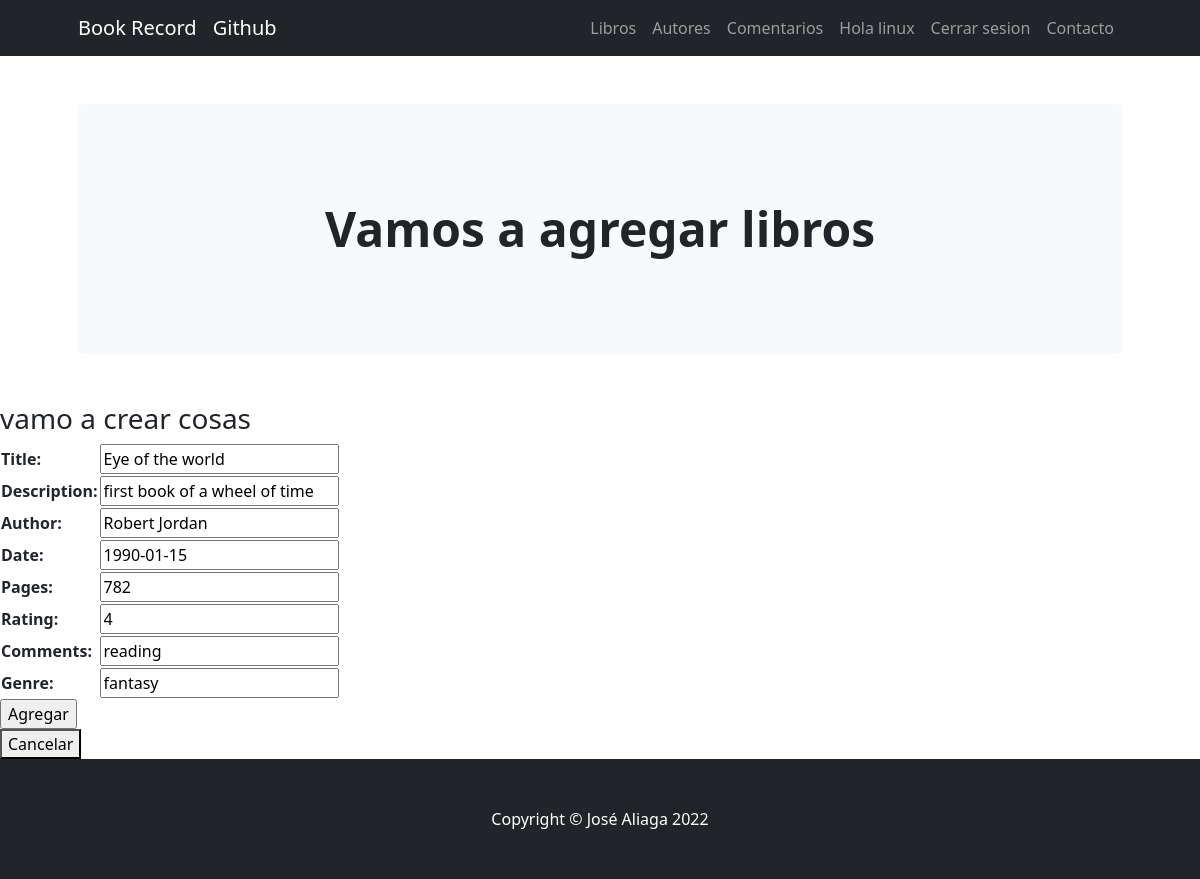
Page /BookRecord/book/edit/2 (signed in) on the committed database.
### BookRecord/models.py (models this page shows, shortened)
class Book(models.Model):
    title = models.CharField(max_length=40)
    description = models.CharField(max_length=400)
    author = models.CharField(max_length=40)
    date = models.DateField(max_length=40)
    pages = models.IntegerField()
    rating = models.IntegerField()
    comments = models.CharField(max_length=40)
    genre = models.CharField(max_length=40)

### BookRecord/views.py (the view)
# urls.py: path('book/edit/<pk>', views.Update_book.as_view(), name='update_book'),
class Update_book(LoginRequiredMixin, UpdateView):
    model = Book
    success_url = '/BookRecord/book/list/'
    fields = ['title','description','author','date','pages','rating','comments','genre']

### BookRecord/template/BookRecord/book_form.html (shortened to what this page needs)
{% extends 'BookRecord/template.html' %}
{% load static %}
{% block changing_content  %}
<header class="py-5">
    <div class="container px-lg-5">
        <div class="p-4 p-lg-5 bg-light rounded-3 text-center">
            <div class="m-4 m-lg-5">
              <h1 class="display-5 fw-bold">Vamos a agregar libros</h1>
            </div>
        </div>
    </div>
</header>
<h3> vamo a crear cosas</h3>
<form method='POST'> {% csrf_token %}
  <table>
  {{ form.as_table }}
  </table>
  <input type='submit' value='Agregar'>
</form>
  <button><a href="{% url 'list_books' %}" style='text-decoration: none; color: #000000' >Cancelar</a></button>
{% endblock %}

### BookRecord/template/BookRecord/template.html (shortened to what this page needs)
<!DOCTYPE html>
<html lang="en">
    <head>
        {% load static %}
        <link href="https://cdn.jsdelivr.net/npm/bootstrap-icons@1.4.1/font/bootstrap-icons.css" rel="stylesheet" />
        <link href="{% static 'BookRecord/css/styles.css' %}" rel="stylesheet" />
    </head>
    <body>
        <nav class="navbar navbar-expand-lg navbar-dark bg-dark">
            <div class="container px-lg-5">
                <a class="navbar-brand" href="{% url 'home' %}">Book Record</a>
                <a class="navbar-brand" href="https://github.com/jaliagag/cleaned_django" target="_blank">Github</a>
                <div class="collapse navbar-collapse" id="navbarSupportedContent">
                    <ul class="navbar-nav ms-auto mb-2 mb-lg-0">
                      <li class="nav-item"><a class="nav-link" href="{% url 'list_books' %}">Libros</a></li>
                      <li class="nav-item"><a class="nav-link" href="{% url 'list_authors' %}">Autores</a></li>
                      <li class="nav-item"><a class="nav-link" href="{% url 'home' %}">Comentarios</a></li>
                      {% if request.user.is_authenticated %}
                        <li class="nav-item"><a class="nav-link" href="{% url 'edit_profile' %}">Hola {{ user.username }}</a></li>
                        <li class="nav-item"><a class="nav-link" href="{% url 'logout' %}">Cerrar sesion</a></li>
                      {% endif %}
                        <li class="nav-item"><a class="nav-link" href="#!">Contacto</a></li>
                    </ul>
                </div>
            </div>
        </nav>
          {% block changing_content %}
          {% endblock %}
        <footer class="py-5 bg-dark">
            <div class="container"><p class="m-0 text-center text-white">Copyright &copy; José Aliaga 2022</p></div>
        </footer>
    </body>
</html>

### rows in the picture
Book: title "Eye of the world", description "first book of a wheel of time", author "Robert Jordan", date "1990-01-15", pages "782", rating "4", comments "reading", genre "fantasy"

### other values in the picture
{{ user.username }} "linux"
